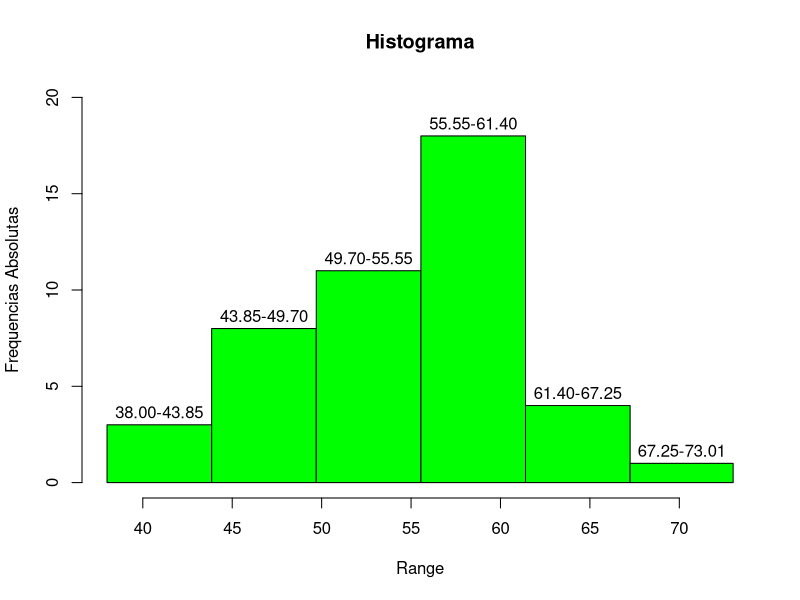
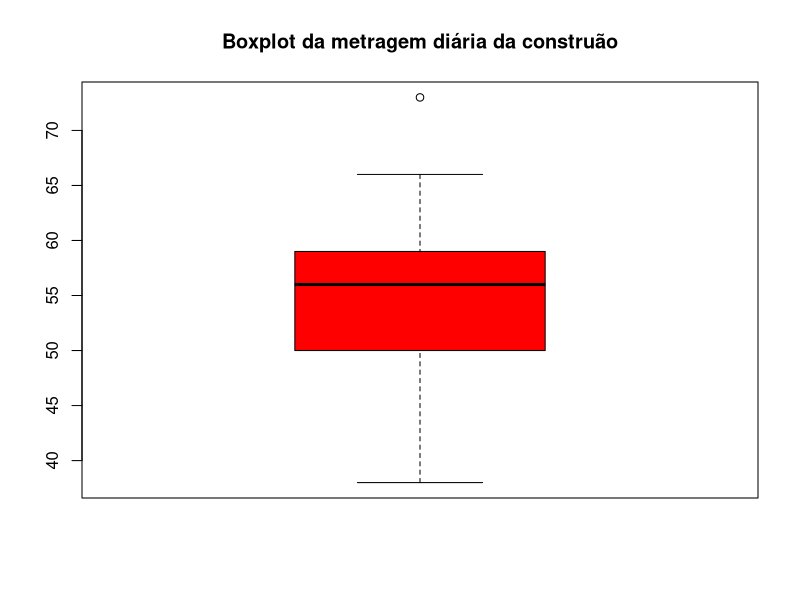

Write the R code that produced these figures, in order.
dados <- c(48, 58, 56, 63, 52, 50, 59, 51, 59, 38, 57, 56, 73, 61, 41,
             55, 49, 61, 49, 49, 52, 55, 60, 52, 54, 57, 47, 66, 60, 53,
             59, 50, 45, 57, 64, 56, 57, 60, 47, 58, 53, 58, 66, 47, 40);
dados = sort(dados);

#Letra A

Amplitude <- max (dados) - min(dados); Amplitude
NK <-  round( 1 + 3.222 * log10(length(dados))) ; NK #Numero de classes
AmpClasse <- Amplitude / NK ; AmpClasse <- 5.85; AmpClasse
limiteClass <- c(38.00, 43.85, 49.70, 55.55, 61.40, 67.25, 73.01)
classes<-c("38.00-43.85","43.85-49.70","49.70-55.55",
           "55.55-61.40","61.40-67.25", "67.25-73.01");

Freq = table(cut(dados, breaks = limiteClass, right=FALSE, labels=classes));
FreqAc <- cumsum(Freq); FreqRel <- prop.table(Freq); FreqRelAc <- cumsum(FreqRel);
TabResul = cbind(Freq,FreqAc, FreqRel = round(FreqRel*100,digits = 2),
                 FreqRelAc= round(FreqRelAc*100,digits = 2));
TabResul;

h = hist(dados, breaks = limiteClass, ylab = "Frequencias Absolutas",
         xlab = "Range",
         freq = TRUE,
         labels = classes, main = "Histograma",
         xlim = c(38,73),
         ylim = c(0, 20),
         col="green")

#Letra B

#Media
Media = mean(dados); Media;

#Desvio Padrão
sd(dados);

#Moda de Czuber

TabResul;
limiteClassModa = 55.55; freqModa = 18; freqAnt = 11; freqPost = 4;
numerador = freqModa - freqAnt; numerador;
denominador = (2 * freqModa - (freqAnt + freqPost)); denominador
fracao = numerador/denominador; fracao
Mo = limiteClassModa + fracao * AmpClasse; Mo
  

#Mediana
Mediana = median(dados); Mediana;

#Terceiro quartil
Q3 = quantile(dados, 0.75); Q3;

#P8, P50 e P80
Percentis = quantile(dados, c(.08, .50, .80)); Percentis

#AP2 - Coeficiente de assimetria de Pearson

mean(dados);
median(dados);
sd(dados);

AP2 = (mean(dados) - median(dados))/sd(dados); AP2

#K - Coeficiente para o grau de curtose
numerador = (quantile(dados, 0.75) - quantile(dados, 0.25));
denominador = 2 * (quantile(dados, 0.90) - quantile(dados, 0.10));

K = numerador/denominador; K;


#Letra C

boxplot(dados, col = c("red", "yellow", "orange"),
        main = "Boxplot da metragem diária da construão")

#Comentar o boxplot
#Vemos que a distribuição assimetrica dos dados eh negativa, ou seja, temos uma
#concentracao de dados maior na parte esquerda que da direita e o coeficiente de
#assimetria de person eh negativo. Alem disso, percebemos a presença de um outlier
#, onde o valor é 73 dos dados na tabela
